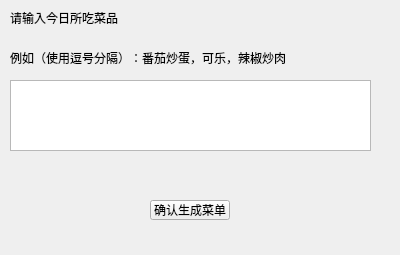
<?xml version="1.0" encoding="UTF-8"?>
<ui version="4.0">
 <class>RealEat</class>
 <widget class="QWidget" name="RealEat">
  <property name="geometry">
   <rect>
    <x>0</x>
    <y>0</y>
    <width>400</width>
    <height>255</height>
   </rect>
  </property>
  <property name="windowTitle">
   <string>Form</string>
  </property>
  <widget class="QTextEdit" name="textEdit">
   <property name="geometry">
    <rect>
     <x>10</x>
     <y>80</y>
     <width>361</width>
     <height>71</height>
    </rect>
   </property>
  </widget>
  <widget class="QLabel" name="label">
   <property name="geometry">
    <rect>
     <x>10</x>
     <y>10</y>
     <width>171</width>
     <height>16</height>
    </rect>
   </property>
   <property name="text">
    <string>请输入今日所吃菜品</string>
   </property>
  </widget>
  <widget class="QLabel" name="label_2">
   <property name="geometry">
    <rect>
     <x>10</x>
     <y>50</y>
     <width>281</width>
     <height>16</height>
    </rect>
   </property>
   <property name="text">
    <string>例如（使用逗号分隔）：番茄炒蛋，可乐，辣椒炒肉</string>
   </property>
  </widget>
  <widget class="QPushButton" name="pushButton">
   <property name="geometry">
    <rect>
     <x>150</x>
     <y>200</y>
     <width>80</width>
     <height>20</height>
    </rect>
   </property>
   <property name="text">
    <string>确认生成菜单</string>
   </property>
  </widget>
 </widget>
 <resources/>
 <connections/>
</ui>
